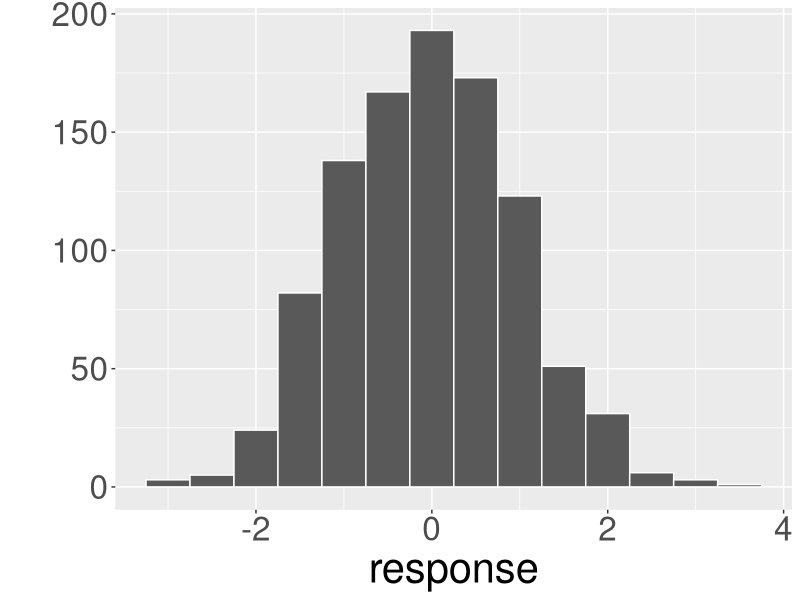
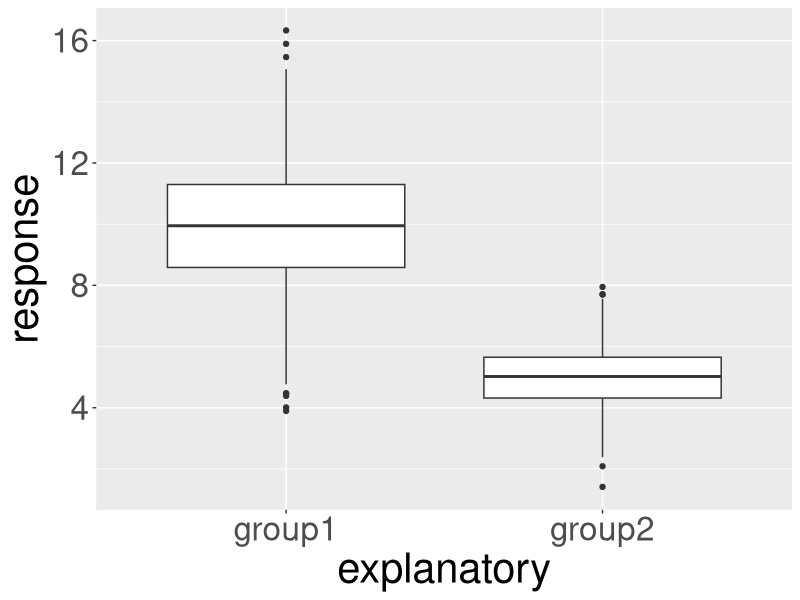
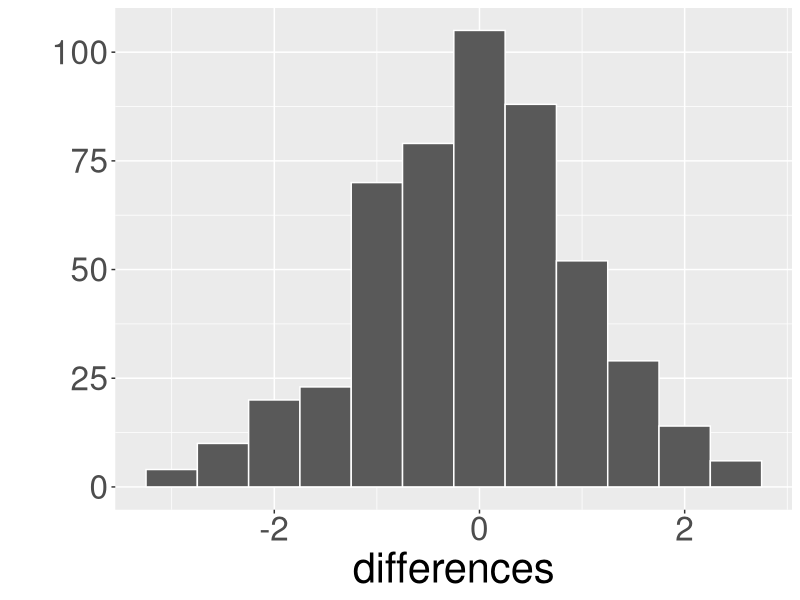
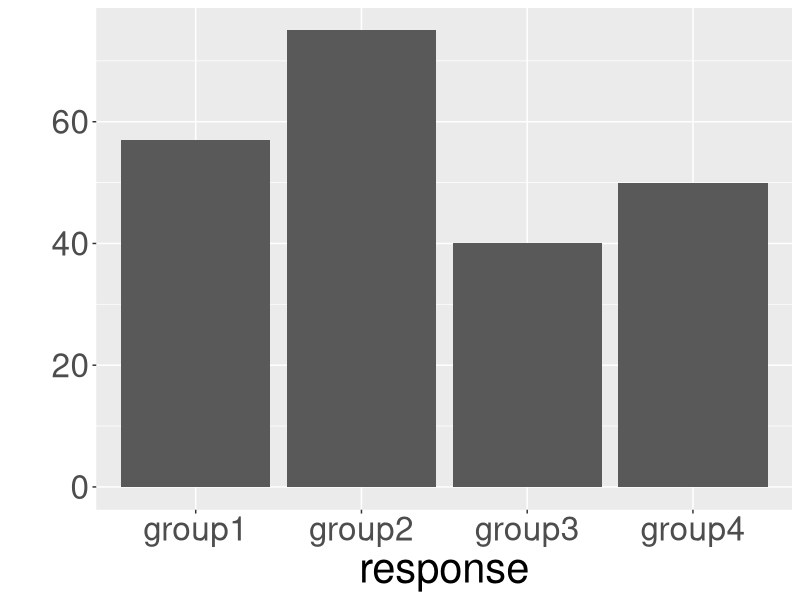
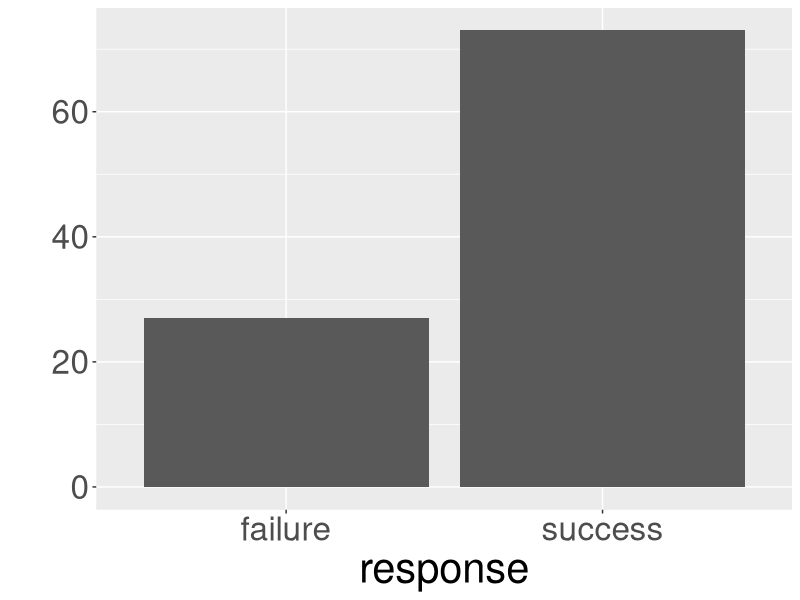
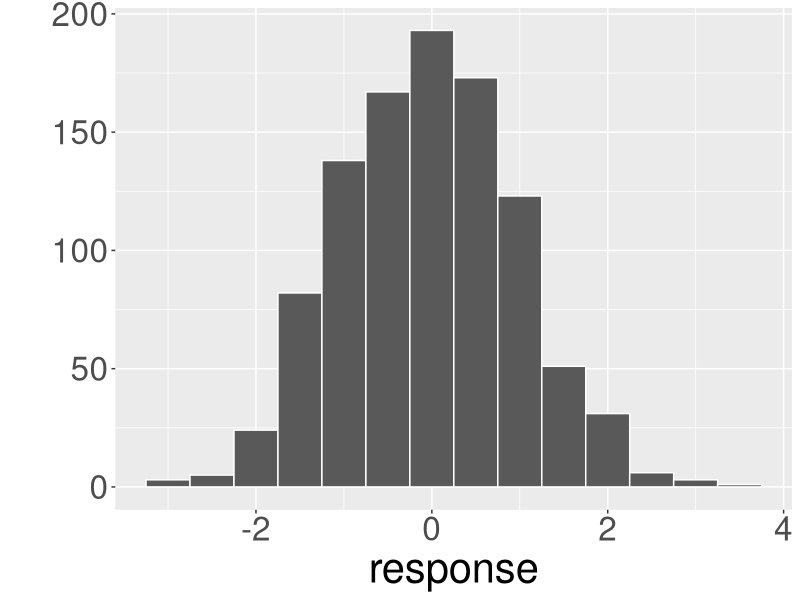
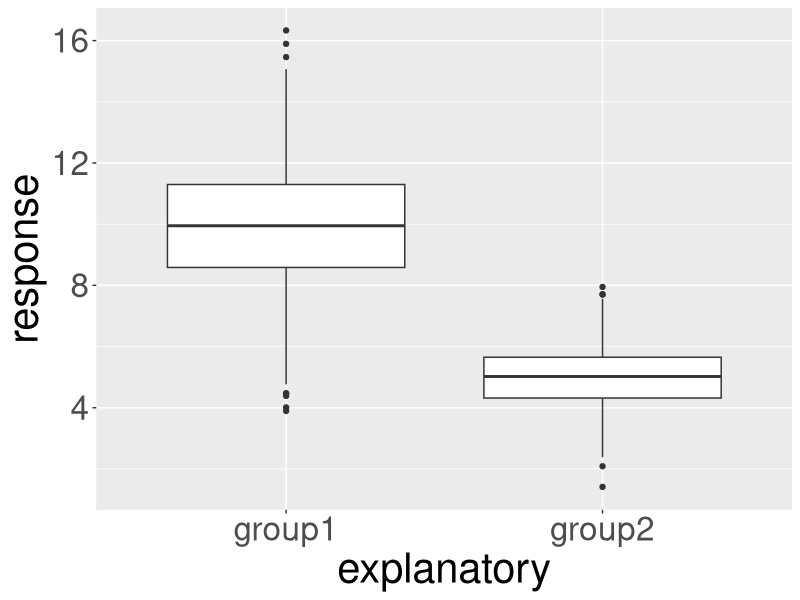
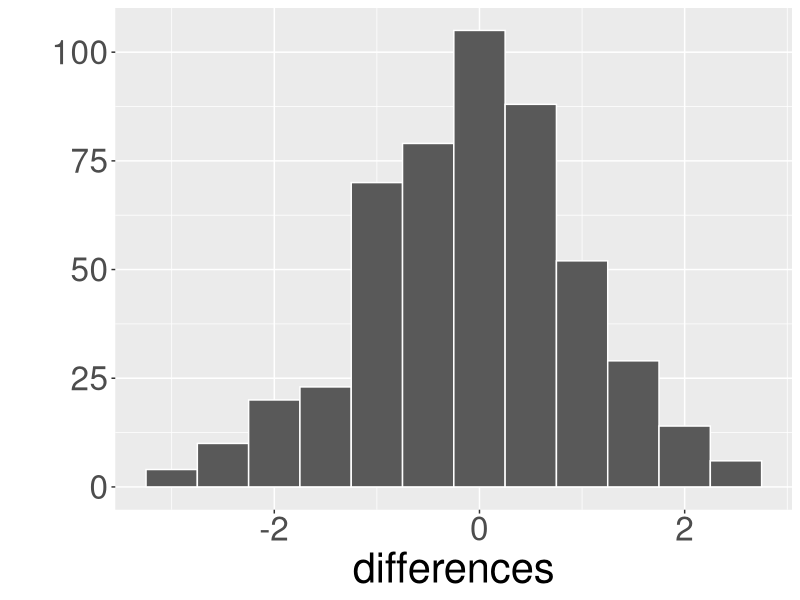

Reproduce these figures in R, in order.
library(ggplot2)
library(dplyr)
homedir <- "/Users/Chester/Google Drive/ismayc.github.io/teaching/diagrams/"

# 1
response <- rnorm(1000)
qplot(x = response, geom = "histogram", binwidth = 0.5, col = I("white")) + theme(text = element_text(size = 30))
ggsave(paste0(homedir, "01-histogram.png"), dpi = 1000)

# 2
response <- c(rnorm(1000, mean = 10, sd = 2), rnorm(1000, mean = 5, sd = 1))
explanatory <- c(rep("group1", 1000), rep("group2", 1000))
dataframe <- data.frame(explanatory, response) 
qplot(x = explanatory, y = response, data = dataframe, geom = "boxplot") + theme(text = element_text(size = 30))
ggsave(paste0(homedir, "02-side_by_side_boxplot.png"), dpi = 1000)

# 3
differences <- c(rnorm(500))
qplot(x = differences, geom = "histogram", binwidth = 0.5, col = I("white")) + theme(text = element_text(size = 30))
ggsave(paste0(homedir, "03-differences_histogram.png"), dpi = 600)


# 7
response <- c(rep("group1", 57), rep("group2", 75), rep("group3", 40), rep("group4", 50))
qplot(x = response) + theme(text = element_text(size = 30))
ggsave(paste0(homedir, "07-single-bar.png"), dpi = 1000)

# 9
response <- c(rep("success", 73), rep("failure", 27))
qplot(x = response) + theme(text = element_text(size = 30))
ggsave(paste0(homedir, "09-single-bar.png"), dpi = 1000)
